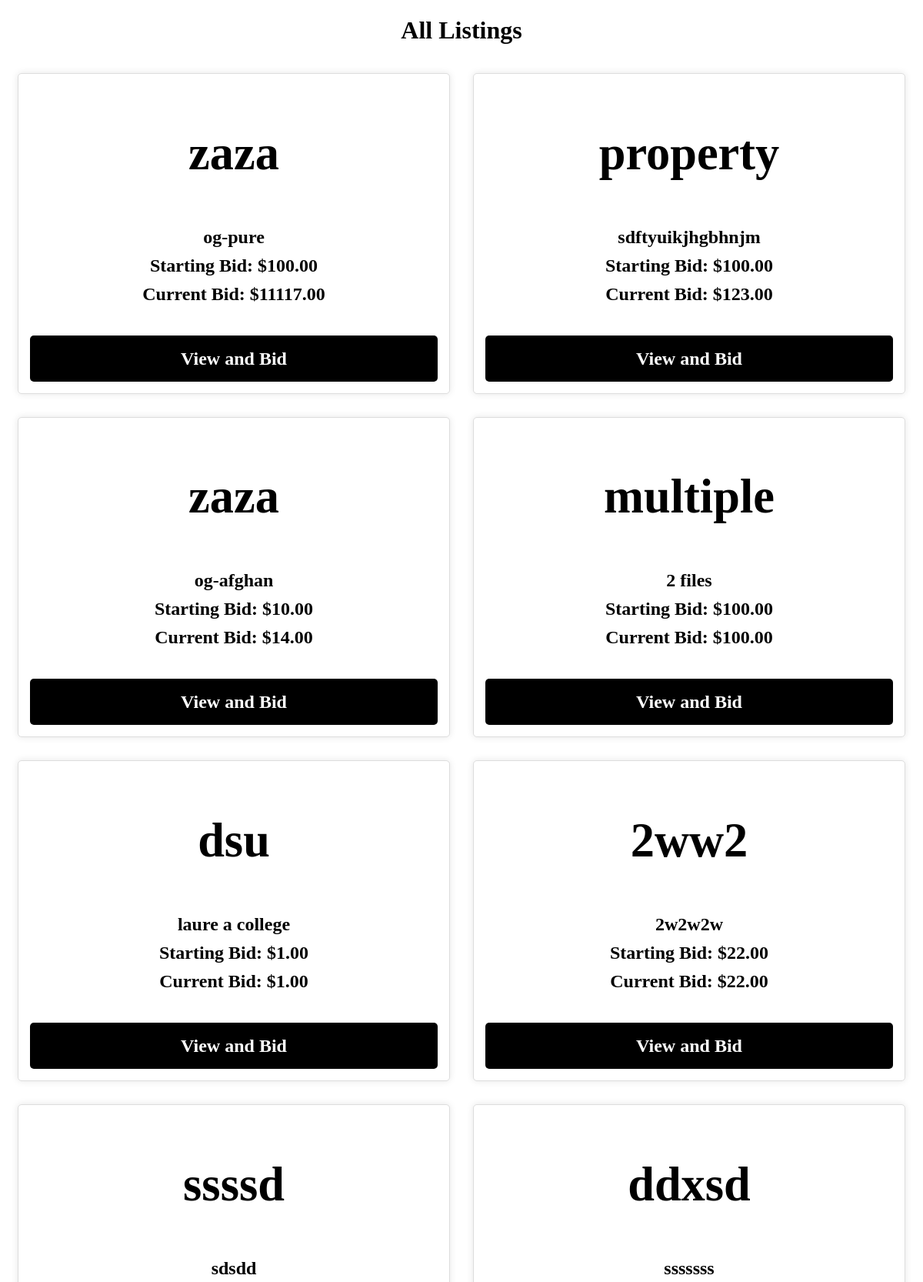
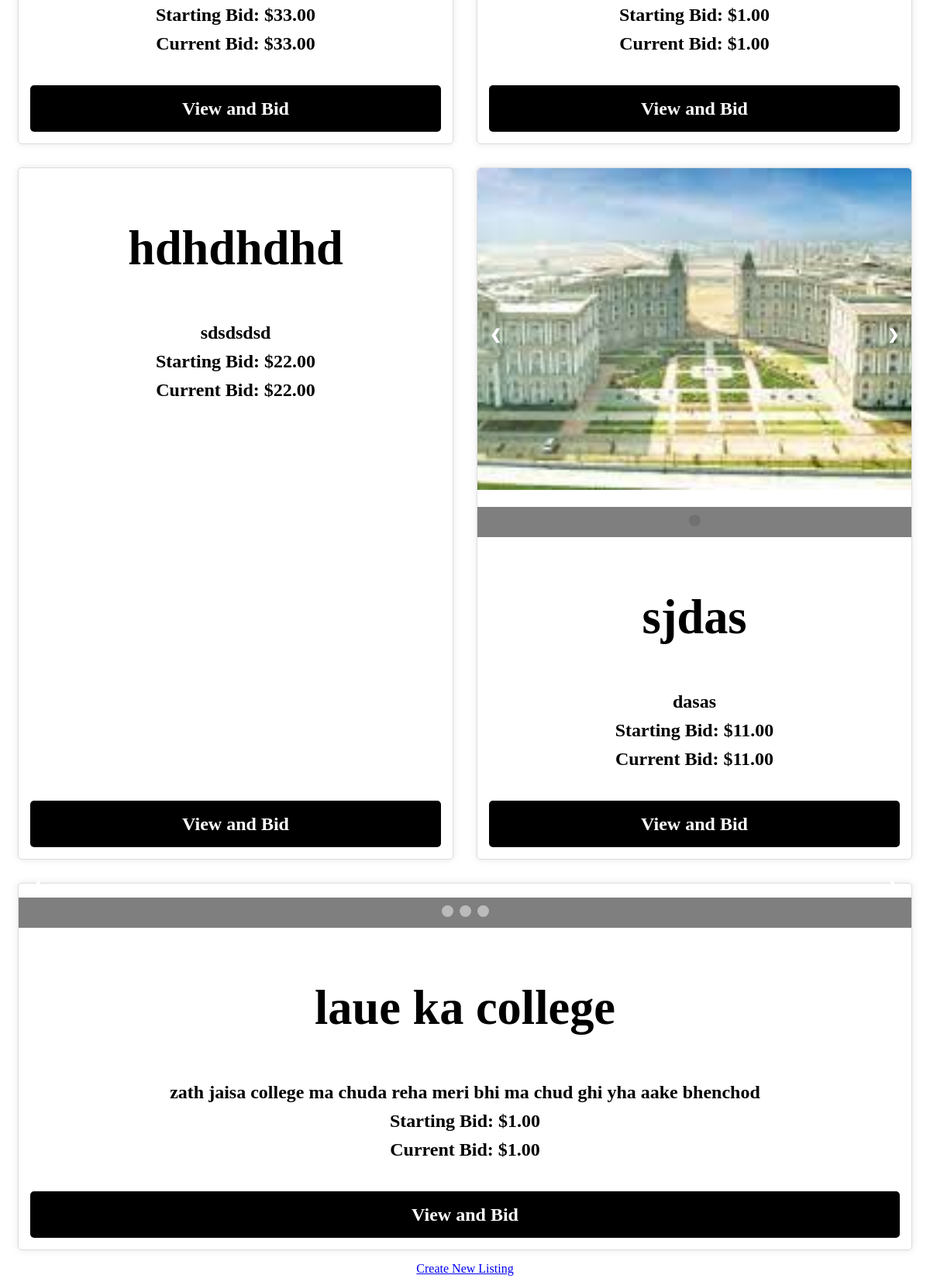
Page /auctions/ on the committed database (2 pictures, top to bottom).
### auctions/models.py (models this page shows, shortened)
class Listing(models.Model):
    title = models.CharField(max_length=200)
    description = models.TextField()
    starting_bid = models.DecimalField(max_digits=10, decimal_places=2)
    address = models.CharField(max_length=200, default='default address')
    size = models.DecimalField(max_digits=10, decimal_places=2, default=0)
    year_built = models.IntegerField(
        validators=[
            MinValueValidator(1000),
            MaxValueValidator(datetime.datetime.now().year)
        ],
        default=datetime.datetime.now().year
    )
    tags = models.CharField(max_length=255, blank=True)
    created_at = models.DateTimeField(default=timezone.now)
    current_bid = models.DecimalField(max_digits=10, decimal_places=2, default=0)
    user = models.ForeignKey(User, on_delete=models.CASCADE)

class ListingImage(models.Model):
    listing = models.ForeignKey(Listing, related_name='images', on_delete=models.CASCADE)
    image = models.ImageField(upload_to='listing_images/')

### auctions/views.py (the view)
# urls.py: path('auctions/', views.products, name='products'),
def products(request):
    listings = Listing.objects.all()
    context = {
        'listings': listings
    }
    return render(request, 'auctions/products.html', context)

### auctions/templates/auctions/products.html (shortened to what this page needs)
<!DOCTYPE html>
<html lang="en">
<head>
</head>
<body>
    <h1>All Listings</h1>
    <div class="listing-container">
        {% for listing in listings %}
            <div class="listing-card">
                {% if listing.images.all %}
                    <div class="slideshow-container">
                        {% for image in listing.images.all %}
                        <div class="slides">
                            <img src="{{ image.image.url }}" alt="{{ listing.title }}">
                        </div>
                        {% endfor %}
                        <a class="prev" onclick="plusSlides(-1)">&#10094;</a>
                        <a class="next" onclick="plusSlides(1)">&#10095;</a>
                    </div>
                    <br>
                    <div class="dot-container">
                        {% for image in listing.images.all %}
                        <span class="dot" onclick="currentSlide({{ forloop.counter }})"></span>
                        {% endfor %}
                    </div>
                {% endif %}
                <div class="listing-details">
                    <h2>{{ listing.title }}</h2>
                    <p>{{ listing.description }}</p>
                    <p><strong>Starting Bid:</strong> ${{ listing.starting_bid }}</p>
                    <p><strong>Current Bid:</strong> ${{ listing.current_bid }}</p>
                </div>
                <div class="button-container">
                    <a href="{% url 'bid' listing.id %}" class="view-bid-button">View and Bid</a>
                </div>
            </div>
        {% empty %}
            <p>No listings available.</p>
        {% endfor %}
    </div>
    <a href="{% url 'create' %}">Create New Listing</a>
</body>
</html>

### auctions/templates/auctions/products.html (style rules this page uses)
body { text-align: center; }
.listing-container { display: flex; flex-wrap: wrap; justify-content: space-around; }
.listing-card { display: flex; flex-direction: column; position: relative; flex: 1 0 540px; border: 1px solid #ddd; border-radius: 5px; margin: 15px; background-color: #fff; box-shadow: 0 0 10px rgba(0, 0, 0, 0.1); }
.slideshow-container { position: relative; max-width: 100%; }
.slides { display: none; }
.slides img { width: 100%; height: 415px; object-fit: cover; border-radius: 5px 5px 0 0; }
.prev, .next { cursor: pointer; position: absolute; top: 50%; width: auto; padding: 16px; margin-top: -22px; color: white; font-weight: bold; font-size: 18px; transition: 0.6s ease; border-radius: 0 3px 3px 0; user-select: none; }
.next { right: 0; border-radius: 3px 0 0 3px; }
.prev { left: 0; }
.dot-container { text-align: center; padding: 10px 0; background: rgba(0,0,0,0.5); }
.dot { cursor: pointer; height: 15px; width: 15px; margin: 0 2px; background-color: #bbb; border-radius: 50%; display: inline-block; transition: background-color 0.6s ease; }
.active, .dot:hover { background-color: #717171; }
.listing-details { padding: 15px; }
.listing-details h2 { font-size: 3.9em; margin-bottom: 60px; font-weight: bold; }
.listing-details p { margin: 10px 0; font-weight: bold; font-size: 1.5em; }
.button-container { margin-top: auto; display: flex; justify-content: center; padding: 15px; }
.view-bid-button { width: 100%; height: 60px; box-sizing: border-box; background-color: black; color: white; font-size: 1.5em; font-weight: bold; text-align: center; line-height: 60px; border: none; border-radius: 5px; cursor: pointer; transition: background-color 0.3s, color 0.3s; text-decoration: none; }

### rows in the picture
Listing: title "zaza", description "og-pure", starting_bid "100.00", current_bid "11117.00"
Listing: title "property", description "sdftyuikjhgbhnjm", starting_bid "100.00", current_bid "123.00"
Listing: title "zaza", description "og-afghan", starting_bid "10.00", current_bid "14.00"
Listing: title "multiple", description "2 files", starting_bid "100.00", current_bid "100.00"
Listing: title "dsu", description "laure a college", starting_bid "1.00", current_bid "1.00"
Listing: title "2ww2", description "2w2w2w", starting_bid "22.00", current_bid "22.00"
Listing: title "ssssd", description "sdsdd", starting_bid "33.00", current_bid "33.00"
Listing: title "ddxsd", description "sssssss", starting_bid "1.00", current_bid "1.00"
Listing: title "hdhdhdhd", description "sdsdsdsd", starting_bid "22.00", current_bid "22.00"
Listing: title "sjdas", description "dasas", starting_bid "11.00", current_bid "11.00"
ListingImage: image (picture)
Listing: title "laue ka college", description "zath jaisa college ma chuda reha meri bhi ma chud ghi yha aake bhenchod", starting_bid "1.00", current_bid "1.00"
